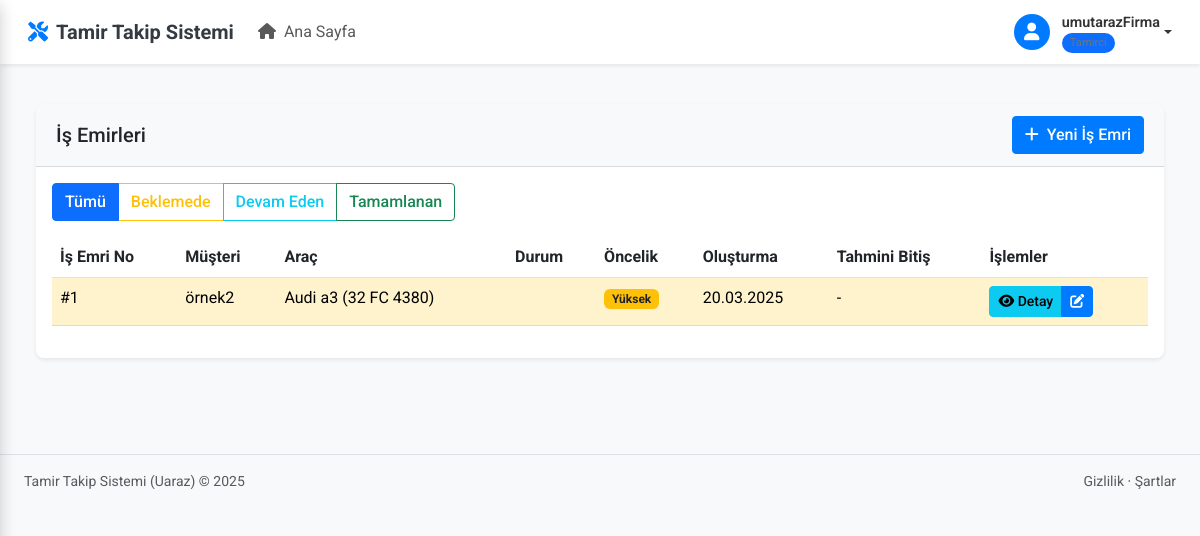
/isemirleri/ (signed in), run on an earlier commit of the app's database.
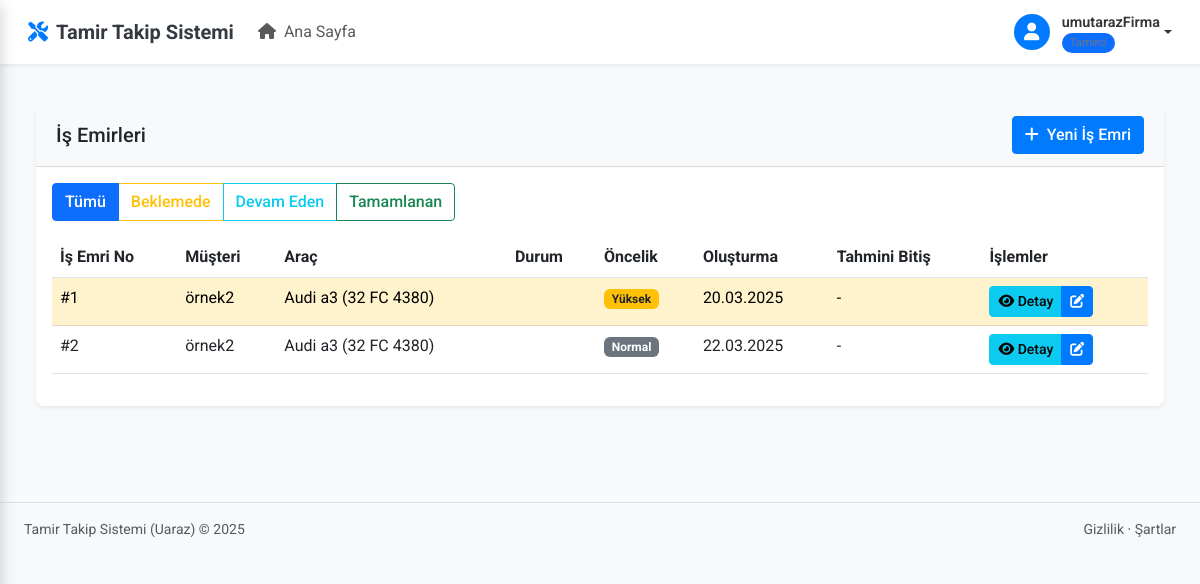
And on a later commit of the database.
### core/models.py (models this page shows, shortened)
class IsEmri(models.Model):
    DURUM_SECENEKLERI = (
        ('beklemede', 'Beklemede'),
        ('incelemede', 'İncelemede'),
        ('onarim_sureci', 'Onarım Sürecinde'),
        ('test_asamasi', 'Test Aşamasında'),
        ('tamamlandi', 'Tamamlandı'),
        ('iptal_edildi', 'İptal Edildi'),
    )
    ONCELIK_SECENEKLERI = [
        ('normal', 'Normal'),
        ('yuksek', 'Yüksek'),
        ('acil', 'Acil'),
    ]
    arac = models.ForeignKey('Arac', on_delete=models.CASCADE, related_name='isemirleri')
    aciklama = models.TextField()
    durum = models.CharField(max_length=20, choices=DURUM_SECENEKLERI, default='beklemede')
    oncelik = models.CharField(max_length=10, choices=ONCELIK_SECENEKLERI, default='normal')
    teknisyen = models.ForeignKey(User, on_delete=models.SET_NULL, null=True, blank=True)
    baslama_tarihi = models.DateTimeField(
        verbose_name="Başlama Tarihi",
        default=timezone.now
    )
    bitis_tarihi = models.DateTimeField(null=True, blank=True, verbose_name="Bitiş Tarihi")
    olusturma_tarihi = models.DateTimeField(auto_now_add=True, verbose_name="Oluşturma Tarihi")
    yapilan_islemler = models.TextField(blank=True, verbose_name="Yapılan İşlemler")
    kullanilan_parcalar = models.TextField(blank=True, verbose_name="Kullanılan Parçalar")
    toplam_maliyet = models.DecimalField(max_digits=10, decimal_places=2, default=0, verbose_name="Toplam Maliyet")
    kilometre = models.IntegerField(null=True, blank=True, verbose_name="Kilometre")
    notlar = models.TextField(blank=True, verbose_name="Notlar")
    class Meta:
        ordering = ['-baslama_tarihi']
        verbose_name = "İş Emri"
        verbose_name_plural = "İş Emirleri"

class Arac(models.Model):
    musteri = models.ForeignKey(Musteri, on_delete=models.CASCADE)
    marka = models.CharField(max_length=100)
    model = models.CharField(max_length=100)
    plaka = models.CharField(max_length=20, unique=True)
    uretim_yili = models.IntegerField()
    uretim_yili = models.IntegerField(default=2000)
    _son_isemri_cache = None
    @property
    def son_isemri(self):
        """Aracın en son iş emrini döndürür"""
        if self._son_isemri_cache is not None:
            return self._son_isemri_cache
        try:
            return self.isemirleri.order_by('-olusturma_tarihi').first()
        except AttributeError:
            try:
                return self.isemri_set.order_by('-olusturma_tarihi').first()
            except:
                return None

class Musteri(models.Model):
    user = models.ForeignKey(User, on_delete=models.CASCADE, null=True, blank=True, default=None)
    ad = models.CharField(max_length=255)
    telefon = models.CharField(max_length=20)
    adres = models.TextField()
    email = models.EmailField(unique=True, blank=True, null=True)

### core/views.py (the view)
# urls.py: path('isemirleri/', login_required(tamirci_required(isemri_list)), name='isemri_list'),
@login_required
def isemri_list(request):
    if request.user.profile.user_type != 'tamirci':
        messages.error(request, 'Bu sayfaya erişim izniniz bulunmamaktadır.')
        return redirect('home')
    durum = request.GET.get('durum')
    if durum:
        isemirleri = IsEmri.objects.filter(durum=durum).order_by('-oncelik', '-olusturma_tarihi')
    else:
        isemirleri = IsEmri.objects.all().order_by('-oncelik', '-olusturma_tarihi')
    return render(request, 'core/isemri_list.html', {
        'isemirleri': isemirleri,
        'durum': durum
    })

### core/urls.py (called while the page is built)
def is_tamirci(user):
    return hasattr(user, 'profile') and user.profile.user_type == 'tamirci'

### core/templates/core/isemri_list.html (shortened to what this page needs)
{% extends 'core/base.html' %}
{% load static %}
{% block content %}
<div class="container-fluid py-4">
    <div class="row mb-4">
        <div class="col-12">
            <div class="card shadow-sm">
                <div class="card-header bg-light d-flex justify-content-between align-items-center">
                    <h5 class="mb-0">İş Emirleri</h5>
                    <div>
                        <a href="{% url 'isemri_ekle' %}" class="btn btn-primary">
                            <i class="fas fa-plus me-2"></i>Yeni İş Emri
                        </a>
                    </div>
                </div>
                <div class="card-body">
                    <div class="mb-3">
                        <div class="btn-group" role="group">
                            <a href="{% url 'isemri_list' %}" class="btn btn-outline-primary {% if not durum %}active{% endif %}">Tümü</a>
                            <a href="{% url 'isemri_list' %}?durum=beklemede" class="btn btn-outline-warning {% if durum == 'beklemede' %}active{% endif %}">Beklemede</a>
                            <a href="{% url 'isemri_list' %}?durum=devam_ediyor" class="btn btn-outline-info {% if durum == 'devam_ediyor' %}active{% endif %}">Devam Eden</a>
                            <a href="{% url 'isemri_list' %}?durum=tamamlandi" class="btn btn-outline-success {% if durum == 'tamamlandi' %}active{% endif %}">Tamamlanan</a>
                        </div>
                    </div>
                    {% if isemirleri %}
                    <div class="table-responsive">
                        <table class="table table-hover">
                            <thead>
                                <tr>
                                    <th>İş Emri No</th>
                                    <th>Müşteri</th>
                                    <th>Araç</th>
                                    <th>Durum</th>
                                    <th>Öncelik</th>
                                    <th>Oluşturma</th>
                                    <th>Tahmini Bitiş</th>
                                    <th>İşlemler</th>
                                </tr>
                            </thead>
                            <tbody>
                                {% for isemri in isemirleri %}
                                <tr class="{% if isemri.oncelik == 'acil' %}table-danger{% elif isemri.oncelik == 'yuksek' %}table-warning{% endif %}">
                                    <td>#{{ isemri.id }}</td>
                                    <td>{{ isemri.arac.musteri.ad }}</td>
                                    <td>{{ isemri.arac.marka }} {{ isemri.arac.model }} ({{ isemri.arac.plaka }})</td>
                                    <td>
                                    </td>
                                    <td>
                                        {% if isemri.oncelik == 'normal' %}
                                        <span class="badge bg-secondary">Normal</span>
                                        {% elif isemri.oncelik == 'yuksek' %}
                                        <span class="badge bg-warning">Yüksek</span>
                                        {% elif isemri.oncelik == 'acil' %}
                                        <span class="badge bg-danger">Acil</span>
                                        {% endif %}
                                    </td>
                                    <td>{{ isemri.olusturma_tarihi|date:"d.m.Y" }}</td>
                                    <td>{{ isemri.tahmini_bitis_tarihi|date:"d.m.Y"|default:"-" }}</td>
                                    <td>
                                        <div class="btn-group">
                                            <a href="{% url 'tamir_durum' isemri.id %}" class="btn btn-sm btn-info">
                                                <i class="fas fa-eye"></i> Detay
                                            </a>
                                            <a href="{% url 'isemri_duzenle' isemri.id %}" class="btn btn-sm btn-primary">
                                                <i class="fas fa-edit"></i>
                                            </a>
                                        </div>
                                    </td>
                                </tr>
                                {% endfor %}
                            </tbody>
                        </table>
                    </div>
                    {% else %}
                    <div class="alert alert-info">
                        <i class="fas fa-info-circle me-2"></i> Gösterilecek iş emri bulunamadı.
                    </div>
                    {% endif %}
                </div>
            </div>
        </div>
    </div>
</div>
{% endblock %}

### core/templates/core/base.html (shortened to what this page needs)
{% load static %}
<!DOCTYPE html>
<html lang="tr">
<head>
    <link href="https://cdn.jsdelivr.net/npm/bootstrap@5.3.0-alpha1/dist/css/bootstrap.min.css" rel="stylesheet">
    <link rel="stylesheet" href="https://cdnjs.cloudflare.com/ajax/libs/font-awesome/6.0.0/css/all.min.css">
    <link rel="stylesheet" href="{% static 'core/css/style.css' %}">
    <link rel="stylesheet" href="{% static 'core/css/musteri_portal.css' %}">
</head>
<body>
    <div class="content-wrapper {% if request.user_agent.is_mobile %}expanded{% endif %}">
        <nav class="navbar navbar-expand-lg navbar-light bg-white fixed-top {% if request.user_agent.is_mobile %}sidebar-collapsed{% endif %}">
            <div class="container-fluid">
                <a class="navbar-brand" href="#">
                    <i class="fas fa-tools me-2"></i>
                    <span class="fw-bold">Tamir Takip Sistemi</span>
                </a>
                <div class="collapse navbar-collapse" id="navbarNav">
                    <ul class="navbar-nav me-auto">
                        {% if not user.is_authenticated or user.profile.user_type == 'tamirci' %}
                        <li class="nav-item">
                            <a class="nav-link {% if request.path == '/home/' %}active{% endif %}" href="{% url 'home' %}">
                                <i class="fas fa-home me-1"></i> Ana Sayfa
                            </a>
                        </li>
                        {% endif %}
                    </ul>
                </div>
                <div class="d-flex align-items-center">
                    {% if user.is_authenticated %}
                    <div class="user-menu dropdown">
                        <a href="#" class="dropdown-toggle" id="userDropdown">
                            <div class="user-image">
                                <i class="fas fa-user"></i>
                            </div>
                            <div class="user-info d-none d-sm-flex">
                                <span class="user-name">{{ user.username }}</span>
                                <span class="user-role">
                                    {% if user.profile.user_type == 'tamirci' %}
                                    <span class="user-badge bg-primary">Tamirci</span>
                                    {% else %}
                                    <span class="user-badge bg-success">Müşteri</span>
                                    {% endif %}
                                </span>
                            </div>
                        </a>
                    </div>
                    {% endif %}
                </div>
            </div>
        </nav>
        <main class="py-4">
            <div class="container-fluid px-4">
                {% block content %}{% endblock %}
            </div>
        </main>
        <footer class="bg-light py-3 mt-auto border-top">
            <div class="container-fluid px-4">
                <div class="d-flex align-items-center justify-content-between small">
                    <div class="text-muted">Tamir Takip Sistemi (Uaraz) &copy; 2025</div>
                    <div>
                        <a href="#" class="text-decoration-none text-muted">Gizlilik</a>
                        &middot;
                        <a href="#" class="text-decoration-none text-muted">Şartlar</a>
                    </div>
                </div>
            </div>
        </footer>
    </div>
</body>
</html>

### core/static/core/css/style.css (style rules this page uses)
body { font-family: 'Roboto', sans-serif; background-color: #f8f9fa; color: #333; overflow-x: hidden; transition: padding-left 0.3s ease; }
.content-wrapper { margin-left: 280px; transition: margin-left 0.3s cubic-bezier(0.25, 0.8, 0.25, 1); min-height: 100vh; padding-top: 56px; animation: fadeIn 0.3s ease; }
.content-wrapper.expanded { margin-left: 0; }
.navbar { padding: 0.75rem 1rem; box-shadow: 0 0.125rem 0.25rem rgba(0, 0, 0, 0.075); position: fixed; top: 0; right: 0; left: 0; z-index: 1030; transition: left 0.3s cubic-bezier(0.25, 0.8, 0.25, 1); }
.navbar-brand { font-weight: 600; display: flex; align-items: center; color: #343a40; }
.navbar-brand i { color: #007bff; font-size: 1.25rem; }
.user-menu { position: relative; }
.user-menu .dropdown-toggle { display: flex; align-items: center; text-decoration: none; color: #333; }
.user-menu .user-image { width: 36px; height: 36px; border-radius: 50%; margin-right: 0.75rem; display: flex; align-items: center; justify-content: center; background-color: #007bff; color: #fff; font-size: 1.1rem; }
.user-menu .user-info { display: flex; flex-direction: column; }
.user-menu .user-name { font-weight: 600; font-size: 0.9rem; }
.user-menu .user-role { font-size: 0.75rem; color: #6c757d; }
.user-badge { font-size: 0.7rem; padding: 0.2rem 0.5rem; border-radius: 10px; }
.card { border-radius: 0.5rem; box-shadow: 0 0.125rem 0.25rem rgba(0, 0, 0, 0.075); margin-bottom: 1.5rem; border: none; transition: transform 0.3s ease, box-shadow 0.3s ease; }
.card-header { border-top-left-radius: 0.5rem !important; border-top-right-radius: 0.5rem !important; background-color: #f8f9fa; border-bottom: 1px solid rgba(0, 0, 0, 0.125); padding: 0.75rem 1.25rem; }
.btn { border-radius: 0.25rem; font-weight: 500; }
.btn-primary { background-color: #007bff; border-color: #007bff; }
.table-responsive { overflow-x: auto; -webkit-overflow-scrolling: touch; }
:root { --light-theme-bg: #f8f9fa; --light-theme-text: #333; --dark-theme-bg: #1a1d20; --dark-theme-text: #f8f9fa; }

### core/static/core/css/musteri_portal.css (style rules this page uses)
.badge.bg-warning { background-color: #ffc107 !important; color: #212529; }

### core/templates/core/isemri_list.html (style rules this page uses)
.btn { transition: all 0.3s ease; }
.card { transition: transform 0.2s ease; }

What changed in the data, as far as the page shows it:
added IsEmri: id "2", arac.musteri.ad "örnek2", arac.marka "Audi", arac.model "a3", arac.plaka "32 FC 4380", oncelik "Normal", olusturma_tarihi "22.03.2025", tahmini_bitis_tarihi "-"
